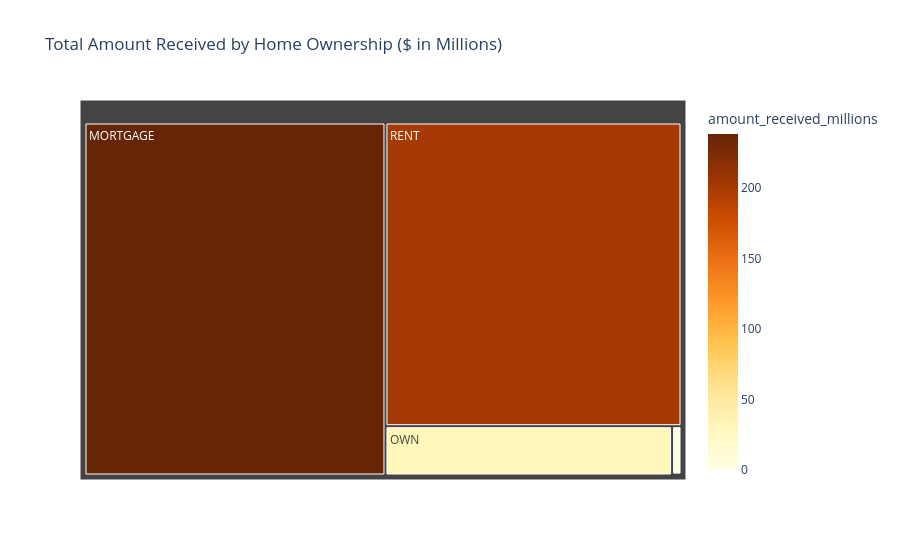

Source (notebook cell):
### Markdown cell above
### Home Ownership by Total Amount Received

### Code cell
home_ownership_amount_received_millions = (
    df.groupby('home_ownership')['total_payment']
      .sum()
      .div(1000000)
      .reset_index(name='amount_received_millions')
)

fig = px.treemap(
    home_ownership_amount_received_millions,
    path=['home_ownership'],
    values='amount_received_millions',
    color='amount_received_millions',
    color_continuous_scale='ylorbr',
    title='Total Amount Received by Home Ownership ($ in Millions)'
)

fig.show()

### Figure 1 — Plotly figure (JSON) as saved in the notebook; plotly's stock layout.template omitted (floating-point values rounded to 4 significant figures)
{"data": [{"branchvalues": "total", "customdata": [[238.5], [0.01905], [1.025], [31.73], [201.8]], "domain": {"x": [0, 1], "y": [0, 1]}, "hovertemplate": "labels=%{label}<br>amount_received_millions_sum=%{value}<br>parent=%{parent}<br>id=%{id}<br>amount_received_millions=%{color}<extra></extra>", "ids": ["MORTGAGE", "NONE", "OTHER", "OWN", "RENT"], "labels": ["MORTGAGE", "NONE", "OTHER", "OWN", "RENT"], "marker": {"coloraxis": "coloraxis", "colors": [238.5, 0.01905, 1.025, 31.73, 201.8]}, "name": "", "parents": ["", "", "", "", ""], "type": "treemap", "values": [238.5, 0.01905, 1.025, 31.73, 201.8]}], "layout": {"coloraxis": {"colorbar": {"title": {"text": "amount_received_millions"}}, "colorscale": [[0, "rgb(255,255,229)"], [0.125, "rgb(255,247,188)"], [0.25, "rgb(254,227,145)"], [0.375, "rgb(254,196,79)"], [0.5, "rgb(254,153,41)"], [0.625, "rgb(236,112,20)"], [0.75, "rgb(204,76,2)"], [0.875, "rgb(153,52,4)"], [1, "rgb(102,37,6)"]]}, "legend": {"tracegroupgap": 0}, "title": {"text": "Total Amount Received by Home Ownership ($ in Millions)"}}}
